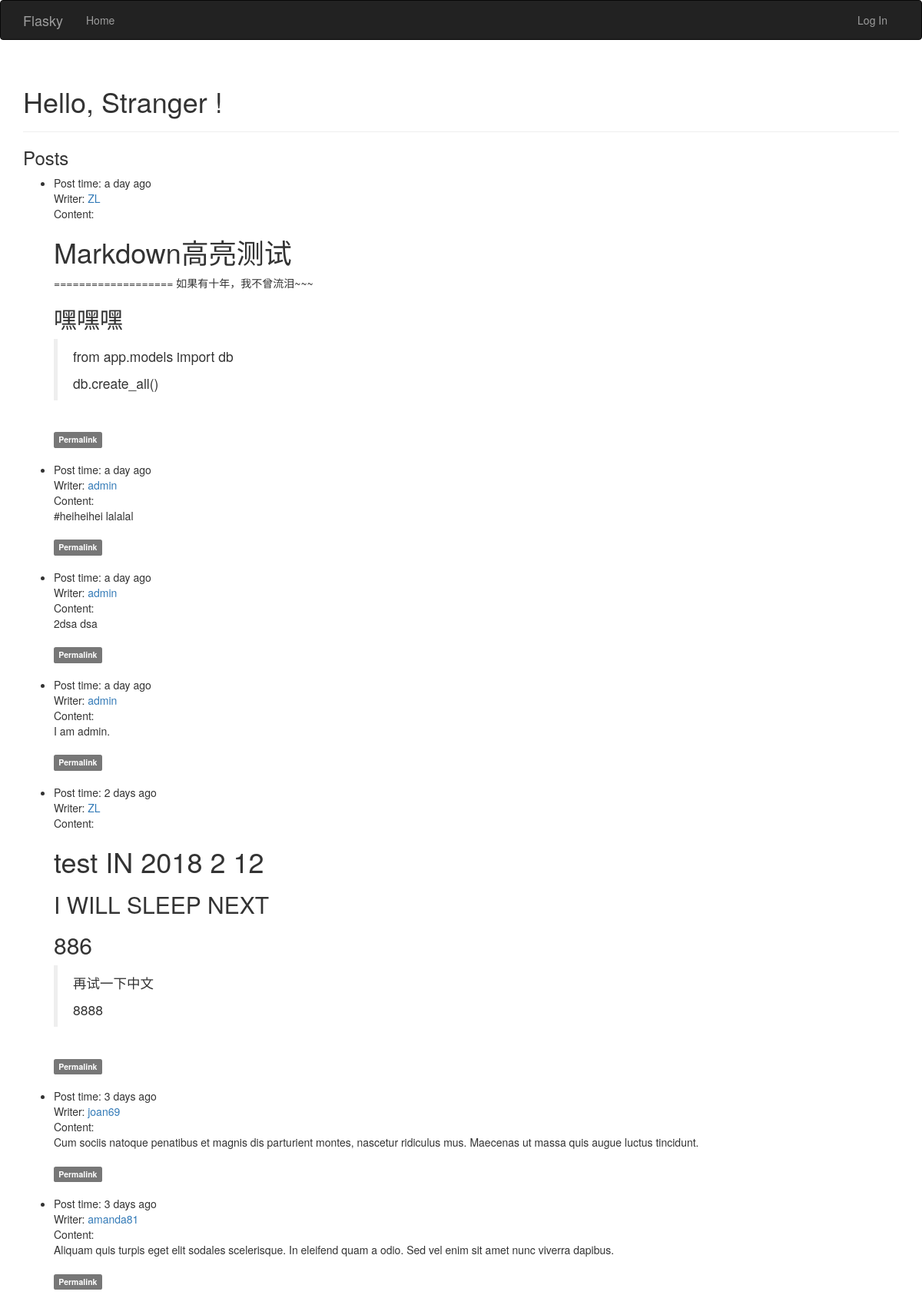
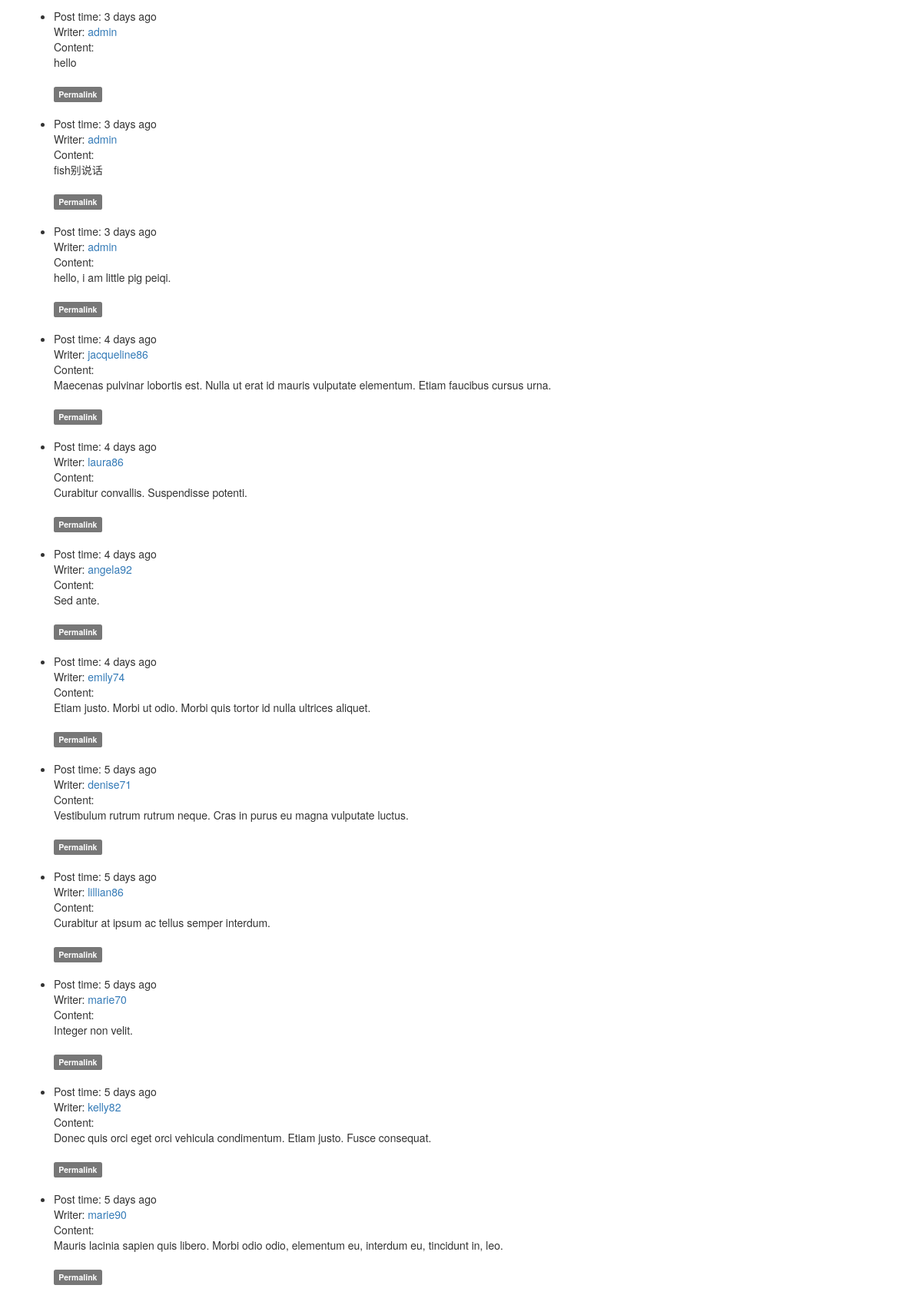
The page / (upper part) on the database its author committed (2 pictures, top to bottom).
### app/models.py (models this page shows, shortened)
class Post(db.Model):
    __tablename__ = 'posts'
    id = db.Column(db.Integer, primary_key=True)
    body = db.Column(db.Text)
    timestamp = db.Column(db.DateTime, index=True, default=datetime.utcnow)
    author_id = db.Column(db.Integer, db.ForeignKey('users.id'))
    body_html = db.Column(db.Text)#保存转换后markdown文章的html代码

class User(UserMixin, db.Model):
    __tablename__ = 'users'
    id = db.Column(db.Integer, primary_key=True)
    username = db.Column(db.String(64), unique=True, index=True)
    role_id = db.Column(db.Integer, db.ForeignKey('roles.id'))
    password_hash = db.Column(db.String(128))
    email = db.Column(db.String(64), unique=True, index=True)
    posts = db.relationship('Post', backref = 'author', lazy = 'dynamic')
    avatar_hash = db.Column(db.String(32))
    name = db.Column(db.String(64))#real name
    location = db.Column(db.String(64))
    about_me = db.Column(db.Text())
    member_since = db.Column(db.DateTime(), default=datetime.utcnow)
    last_seen = db.Column(db.DateTime(), default=datetime.utcnow)
    avatar = db.Column(db.String(128), default=None)
    @property
    def password(self):
        raise AttributeError('password is not a readable attribute')

### app/main/views.py (the view)
@main.route('/', methods=['GET','POST'])
def index():
    form = PostForm()
    if current_user.can(PERMISSION.WRITE) and form.validate_on_submit():
        post = Post(body=form.body.data, author=current_user._get_current_object())
        db.session.add(post)
        db.session.commit()
        return redirect(url_for('.index'))
    page = request.args.get('page', 1, type=int)
    pagination = Post.query.order_by(Post.timestamp.desc()).paginate(
        page, per_page=current_app.config['FLASKY_POSTS_PER_AGE'],
        error_out=False
    )
    posts = pagination.items
    return render_template('index.html', form=form, posts=posts, pagination=pagination)

### app/auth/views.py (called while the page is built)
@auth.before_app_request
def before_request():
    if current_user.is_authenticated:
        current_user.ping()

### app/main/__init__.py (called while the page is built)
@main.app_context_processor
def inject_permissions():
    return dict(Permission=PERMISSION)

### app/models.py (called while the page is built)
    def can(self, permissions):
        return False

    def is_administrator(self):
        return False

### app/templates/index.html (shortened to what this page needs)
{% extends "base.html" %}
{% import "bootstrap/wtf.html" as wtf %}
{% import "_macros.html" as macros %}
{% block page_content %}
<div class="page-header">
    <h1>Hello,
        {% if current_user.is_authenticated %}
        {{ current_user.username }}
        {% else %}
        Stranger
        {% endif %}!
    </h1>
</div>
<h3>Posts</h3>
{% include '_posts.html' %}
{% endblock %}

### app/templates/_posts.html (shortened to what this page needs)
<ul class="posts">
    {% for post in posts %}
    <li class="post">
        <div class="post-content">
            <div class="post-date">Post time: {{ moment(post.timestamp).fromNow() }}</div>
            <div class="post-author">Writer: <a href="{{ url_for('.user', username=post.author.username) }}">{{ post.author.username }}</a></div>
            <div class="post-body">Content:<br>
                {% if post.body_html %}
                {{ post.body_html | safe }}
                {% else %}
                {{ post.body }}
                {% endif %}
            </div><br>
            <div class="post-footer">
                <a href="{{ url_for('.post', id=post.id)}}">
                    <span class="label label-default">Permalink</span>
                </a>
            </div><br>
        </div>
    </li>
    {% endfor %}
</ul>

### rows shown on the page
Post: timestamp "a day ago", author.username "ZL", body_html "Markdown高亮测试 =================== 如果有十年，我不曾流泪~~~ 嘿嘿嘿 from app.models import db db.create_all()"
Post: timestamp "a day ago", author.username "admin", body "#heiheihei lalalal"
Post: timestamp "a day ago", author.username "admin", body "2dsa dsa"
Post: timestamp "a day ago", author.username "admin", body "I am admin."
Post: timestamp "2 days ago", author.username "ZL", body_html "test IN 2018 2 12 I WILL SLEEP NEXT 886 再试一下中文 8888"
Post: timestamp "3 days ago", author.username "joan69", body "Cum sociis natoque penatibus et magnis dis parturient montes, nascetur ridiculus mus. Maecenas ut massa quis augue luctus tincidunt."
Post: timestamp "3 days ago", author.username "amanda81", body "Aliquam quis turpis eget elit sodales scelerisque. In eleifend quam a odio. Sed vel enim sit amet nunc viverra dapibus."
Post: timestamp "3 days ago", author.username "admin", body "hello"
Post: timestamp "3 days ago", author.username "admin", body "fish别说话"
Post: timestamp "3 days ago", author.username "admin", body "hello, i am little pig peiqi."
Post: timestamp "4 days ago", author.username "jacqueline86", body "Maecenas pulvinar lobortis est. Nulla ut erat id mauris vulputate elementum. Etiam faucibus cursus urna."
Post: timestamp "4 days ago", author.username "laura86", body "Curabitur convallis. Suspendisse potenti."
Post: timestamp "4 days ago", author.username "angela92", body "Sed ante."
Post: timestamp "4 days ago", author.username "emily74", body "Etiam justo. Morbi ut odio. Morbi quis tortor id nulla ultrices aliquet."
Post: timestamp "5 days ago", author.username "denise71", body "Vestibulum rutrum rutrum neque. Cras in purus eu magna vulputate luctus."
Post: timestamp "5 days ago", author.username "lillian86", body "Curabitur at ipsum ac tellus semper interdum."
Post: timestamp "5 days ago", author.username "marie70", body "Integer non velit."
Post: timestamp "5 days ago", author.username "kelly82", body "Donec quis orci eget orci vehicula condimentum. Etiam justo. Fusce consequat."
Post: timestamp "5 days ago", author.username "marie90", body "Mauris lacinia sapien quis libero. Morbi odio odio, elementum eu, interdum eu, tincidunt in, leo."
